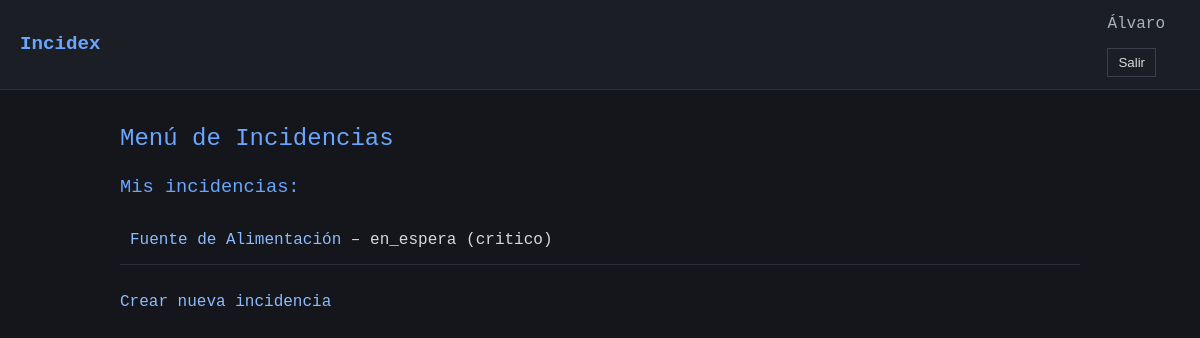
Screenshot of / (signed in) with the database file from the repository.
### incidencias/models.py (models this page shows, shortened)
class Incidencia(models.Model):
    CRITICIDAD_CHOICES = [
        ('bajo', 'Bajo'),
        ('medio', 'Medio'),
        ('alto', 'Alto'),
        ('critico', 'Crítico'),
    ]
    TIPO_INCIDENCIA_CHOICES = [
        ('hardware', 'Hardware'),
        ('software', 'Software'),
    ]
    ESTADO_CHOICES = [
        ('nuevo', 'Nuevo'),
        ('abierto', 'Abierto'),
        ('pendiente', 'Pendiente'),
        ('en_espera', 'En Espera'),
        ('resuelto', 'Resuelto'),
        ('cerrado', 'Cerrado'),
    ]
    titulo = models.CharField(max_length=100)
    descripcion = models.TextField()
    criticidad = models.CharField(max_length=10, choices=CRITICIDAD_CHOICES)
    tipo_incidencia = models.CharField(max_length=10, choices=TIPO_INCIDENCIA_CHOICES)
    estado = models.CharField(max_length=10, choices=ESTADO_CHOICES, default='nuevo')
    fecha_creacion = models.DateTimeField(auto_now_add=True)
    usuario_creador = models.ForeignKey(User, on_delete=models.CASCADE, related_name='incidencias')
    tecnico_asignado = models.ForeignKey(Tecnico, on_delete=models.SET_NULL, null=True, blank=True, related_name='incidencias')

### incidencias/views.py (the view, shortened to what this page needs)
# urls.py: path('', views.home, name='home'),
@login_required
def home(request):
    user = request.user
    context = {}
    if user.groups.filter(name='Usuarios').exists():
        incidencias = Incidencia.objects.filter(usuario_creador=user)
        context['tipo_panel'] = 'usuario'
        context['incidencias'] = incidencias
    else:
        incidencias = Incidencia.objects.all()
        context['tipo_panel'] = 'admin'
        context['incidencias'] = incidencias
    return render(request, "incidencias/home.html", context)

### templates/incidencias/home.html (shortened to what this page needs)
{% extends "base.html" %}
{% block content %}
    <h2>Menú de Incidencias</h2>
    {% if tipo_panel == 'usuario' %}
        <h3>Mis incidencias:</h3>
        {% if incidencias %}
            <ul>
            {% for incidencia in incidencias %}
                <li>
                    <a href="{% url 'detalle_incidencia' incidencia.id %}">{{ incidencia.titulo }}</a> – {{ incidencia.estado }} ({{ incidencia.criticidad }})
                </li>
            {% endfor %}
            </ul>
        {% else %}
            <p>No tienes incidencias registradas.</p>
        {% endif %}
    <a href="{% url 'crear_incidencia' %}">Crear nueva incidencia</a>
    {% else %}
        <p>No tienes un perfil válido configurado.</p>
    {% endif %}
{% endblock %}

### templates/base.html (shortened to what this page needs)
{% load static %}
<!DOCTYPE html>
<html lang="es">
<head>
    <link rel="stylesheet" href="{% static 'css/styles.css' %}">
</head>
<body>
    <header class="topbar">
        <div class="topbar-left">
            <span class="logo">Incidex</span>
        </div>
        <div class="topbar-right">
            {% if user.is_authenticated %}
                <span class="user-info">{{ user.username }}</span>
                <form method="post" action="{% url 'logout' %}" class="logout-form">
                    <button type="submit">Salir</button>
                </form>
            {% endif %}
        </div>
    </header>
    <main class="container">
        {% block content %}
        {% endblock %}
    </main>
</body>
</html>

### static/css/styles.css (style rules this page uses)
* { box-sizing: border-box; margin: 0; padding: 0; }
body { font-family: Consolas, Monaco, "Courier New", monospace; background-color: #14161b; color: #d6d9df; line-height: 1.6; }
.topbar { display: flex; justify-content: space-between; align-items: center; background-color: #1b1e25; padding: 12px 20px; border-bottom: 1px solid #2b2f3a; }
.logo { font-size: 1.2rem; font-weight: bold; color: #6aa6ff; }
.user-info { margin-right: 15px; color: #aab2c0; }
.logout-form button { background-color: #1b1e25; border: 1px solid #3a3f4b; color: #d6d9df; padding: 6px 10px; cursor: pointer; }
.container { max-width: 1000px; margin: 30px auto; padding: 0 20px; }
h2, h3 { margin-bottom: 15px; color: #6aa6ff; font-weight: normal; }
ul { list-style: none; margin-bottom: 25px; }
li { padding: 10px; border-bottom: 1px solid #2b2f3a; }
a { color: #8bbcff; text-decoration: none; }
form { margin-top: 10px; }
select, button { background-color: #1b1e25; color: #d6d9df; border: 1px solid #3a3f4b; padding: 6px 8px; margin-right: 5px; }

### rows the page displays
Incidencia: titulo "Fuente de Alimentación", estado "en_espera", criticidad "critico"

### other values shown
{{ user.username }} "Álvaro"
